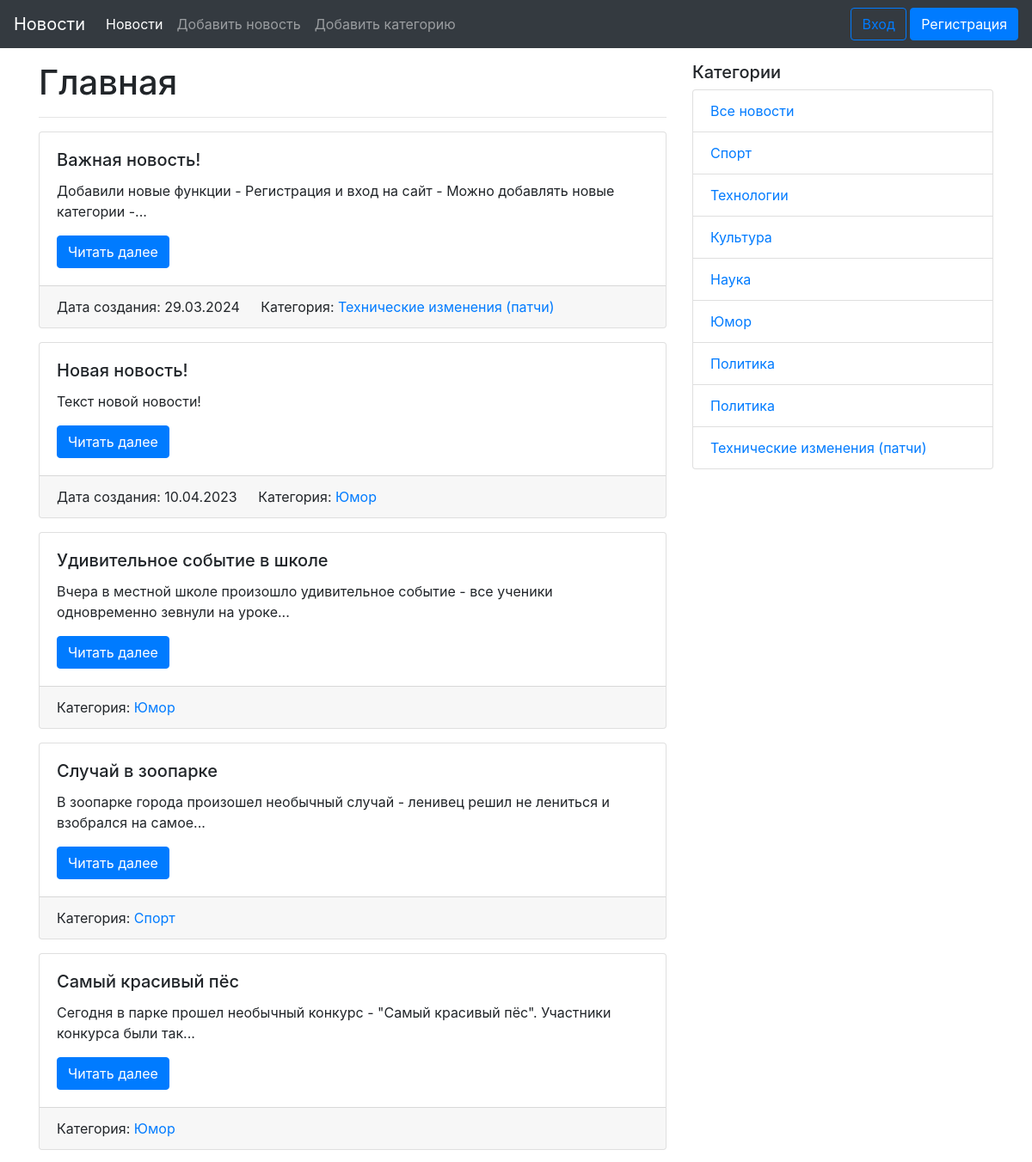
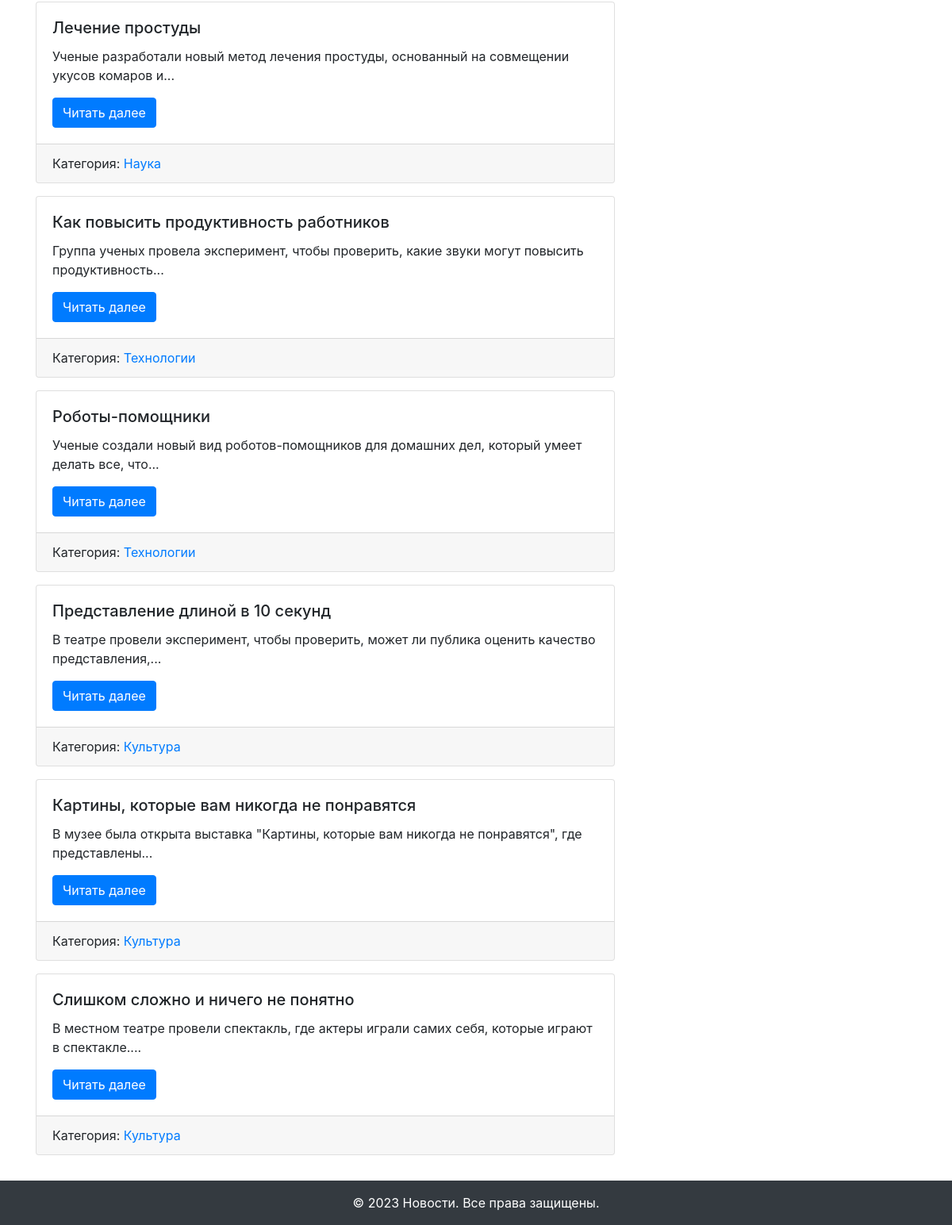
The page / on the database its author committed (2 pictures, top to bottom).
### models.py (models this page shows, shortened)
class News(db.Model):
    id = db.Column(db.Integer, primary_key=True)
    title = db.Column(db.String(255), unique=True, nullable=False)
    text = db.Column(db.Text, nullable=False)
    created_date = db.Column(db.DateTime, default=datetime.utcnow)
    category_id = db.Column(db.Integer, db.ForeignKey('category.id'), nullable=True)
    category = db.relationship('Category', back_populates='news')
    user_id = db.Column(db.Integer, db.ForeignKey('user.id'))
    user = db.relationship('User', back_populates='news')

class Category(db.Model):
    id = db.Column(db.Integer, primary_key=True)
    title = db.Column(db.String(255), nullable=False)
    news = db.relationship('News', back_populates='category')

### views.py (the view)
@app.route('/')
def index():
    news_list = News.query.order_by(News.created_date).all()
    categories = Category.query.all()
    return render_template('index.html',
                           news=news_list[::-1],
                           categories=categories)

### templates/index.html (shortened to what this page needs)
{% extends "base.html" %}
{% block content %}
  <h1>Главная</h1>
  <hr>
  {% for news in news %}
  <div class="card mb-3">
    <div class="card-body">
      <h5 class="card-title">{{ news.title }}</h5>
      <p class="card-text">{{ news.text|truncate(100) }}</p>
      <a href="{{ url_for('news_detail', id=news.id) }}" class="btn btn-primary">Читать далее</a>
    </div>
    <div class="card-footer">
      {% if news.created_date %}
        <span class="card-link">Дата создания: {{ news.created_date.strftime('%d.%m.%Y') }}</span>
      {% endif %}
      {% if news.category %}
        <span class="card-link">Категория: <a href="{{ url_for('news_in_category', id=news.category.id) }}">{{ news.category.title }}</a></span>
      {% endif %}
    </div>
  </div>
  {% else %}
  <p class="card-text">Новостей пока нет!</p>
  {% endfor %}
{% endblock content %}

### templates/base.html (shortened to what this page needs)
<!DOCTYPE html>
<html lang="ru">
<head>
  <link rel="stylesheet" href="{{ url_for('static', filename='css/bootstrap.min.css') }}">
</head>
<body>
  <div id="wrapper">
    {% include "navigation.html" %}
    <div class="container my-3">
      <div class="row">
        <div class="col-md-8">
          {% block content %}{% endblock content %}
        </div>
        {% include "side_navigation.html" %}
      </div>
    </div>
    {% include "footer.html" %}
  </div>
</body>
</html>

### templates/navigation.html (shortened to what this page needs)
<nav class="navbar navbar-expand-md navbar-dark bg-dark">
  <a class="navbar-brand" href="{{ url_for('index') }}">Новости</a>
  <div class="collapse navbar-collapse" id="navbarNav">
    <div class="mr-auto">
      <ul class="navbar-nav">
        <li class="nav-item active">
          <a class="nav-link" href="{{ url_for('index') }}">Новости</a>
        </li>
        <li class="nav-item">
          <a class="nav-link" href="{{ url_for('add_news') }}">Добавить новость</a>
        </li>
        <li class="nav-item">
          <a class="nav-link" href="{{ url_for('add_category') }}">Добавить категорию</a>
        </li>
      </ul>
    </div>
    <div>
      {% if not current_user.is_authenticated %}
        <a class="btn btn-outline-primary" href="{{ url_for('login') }}">Вход</a>
        <a class="btn btn-primary" href="{{ url_for('registration') }}">Регистрация</a>
      {% else %}
        <span class="navbar-text">Пользователь: {{ current_user.name }}</span>
        <a class="btn btn-primary" href="{{ url_for('logout') }}">Выход</a>
      {% endif %}
    </div>
  </div>
</nav>

### templates/side_navigation.html
<div class="col-md-4">
  <h5>Категории</h5>
  <ul class="list-group">
    <li class="list-group-item"><a href="{{ url_for('index') }}">Все новости</a></li>
    {% for category in categories %}
      <li class="list-group-item"><a href="{{ url_for('news_in_category', id=category.id) }}">{{ category.title }}</a></li>
    {% endfor %}
  </ul>
</div>

### templates/footer.html
<footer id="footer" class="bg-dark text-white text-center py-3">
  &copy; 2023 Новости. Все права защищены.
</footer>

### rows shown on the page
News: title "Важная новость!", text "Добавили новые функции - Регистрация и вход на сайт - Можно добавлять новые категории -...", created_date "29.03.2024", category "Технические изменения (патчи)"
News: title "Новая новость!", text "Текст новой новости!", created_date "10.04.2023", category "Юмор"
News: title "Удивительное событие в школе", text "Вчера в местной школе произошло удивительное событие - все ученики одновременно зевнули на уроке...", category "Юмор"
News: title "Случай в зоопарке", text "В зоопарке города произошел необычный случай - ленивец решил не лениться и взобрался на самое...", category "Спорт"
News: title "Самый красивый пёс", text "Сегодня в парке прошел необычный конкурс - \"Самый красивый пёс\". Участники конкурса были так...", category "Юмор"
News: title "Лечение простуды", text "Ученые разработали новый метод лечения простуды, основанный на совмещении укусов комаров и...", category "Наука"
News: title "Как повысить продуктивность работников", text "Группа ученых провела эксперимент, чтобы проверить, какие звуки могут повысить продуктивность...", category "Технологии"
News: title "Роботы-помощники", text "Ученые создали новый вид роботов-помощников для домашних дел, который умеет делать все, что...", category "Технологии"
News: title "Представление длиной в 10 секунд", text "В театре провели эксперимент, чтобы проверить, может ли публика оценить качество представления,...", category "Культура"
News: title "Картины, которые вам никогда не понравятся", text "В музее была открыта выставка \"Картины, которые вам никогда не понравятся\", где представлены...", category "Культура"
News: title "Слишком сложно и ничего не понятно", text "В местном театре провели спектакль, где актеры играли самих себя, которые играют в спектакле....", category "Культура"
Category: title "Спорт"
Category: title "Технологии"
Category: title "Культура"
Category: title "Наука"
Category: title "Юмор"
Category: title "Политика"
Category: title "Политика"
Category: title "Технические изменения (патчи)"
